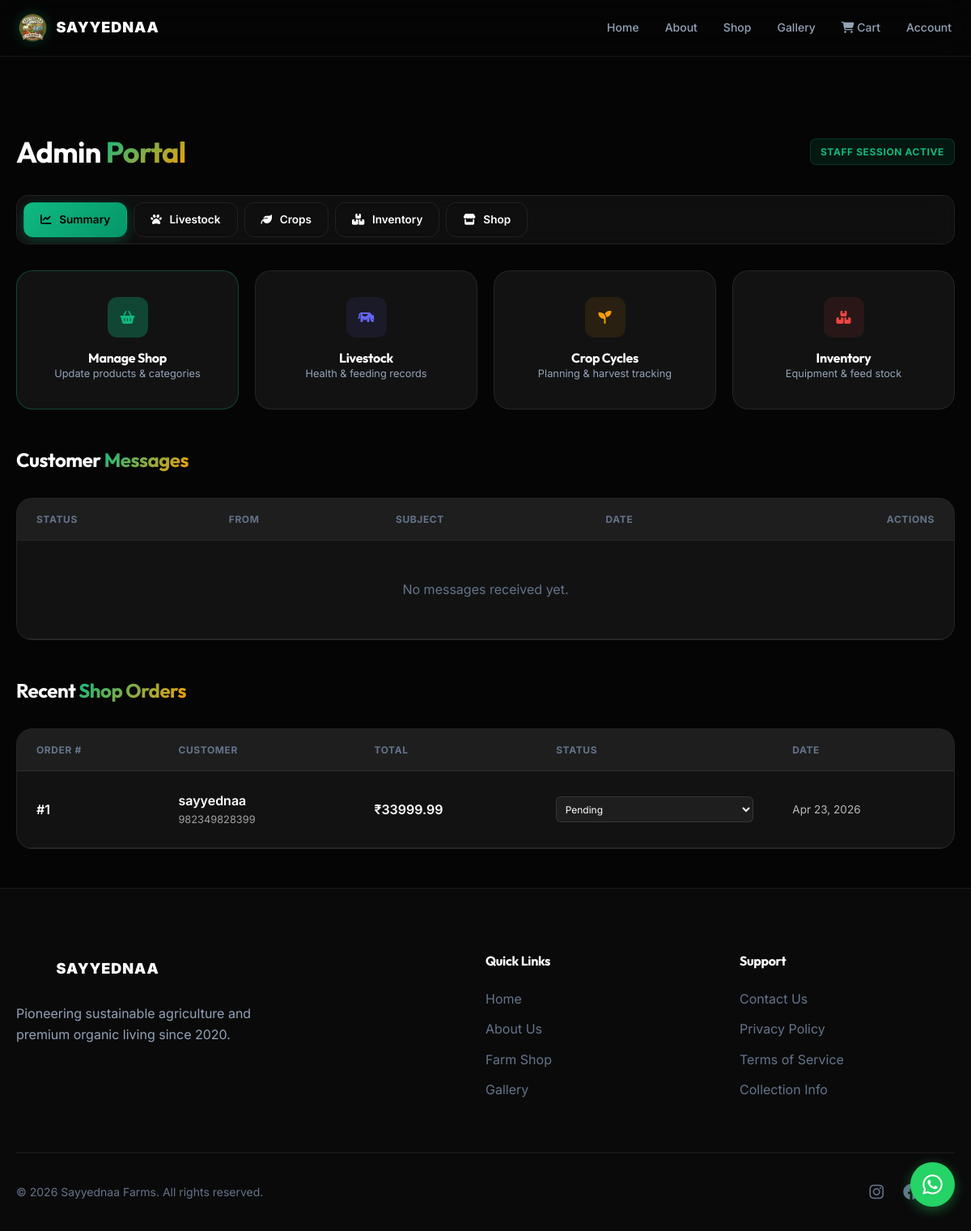
Page /dashboard/ (signed in) on the earlier database version.
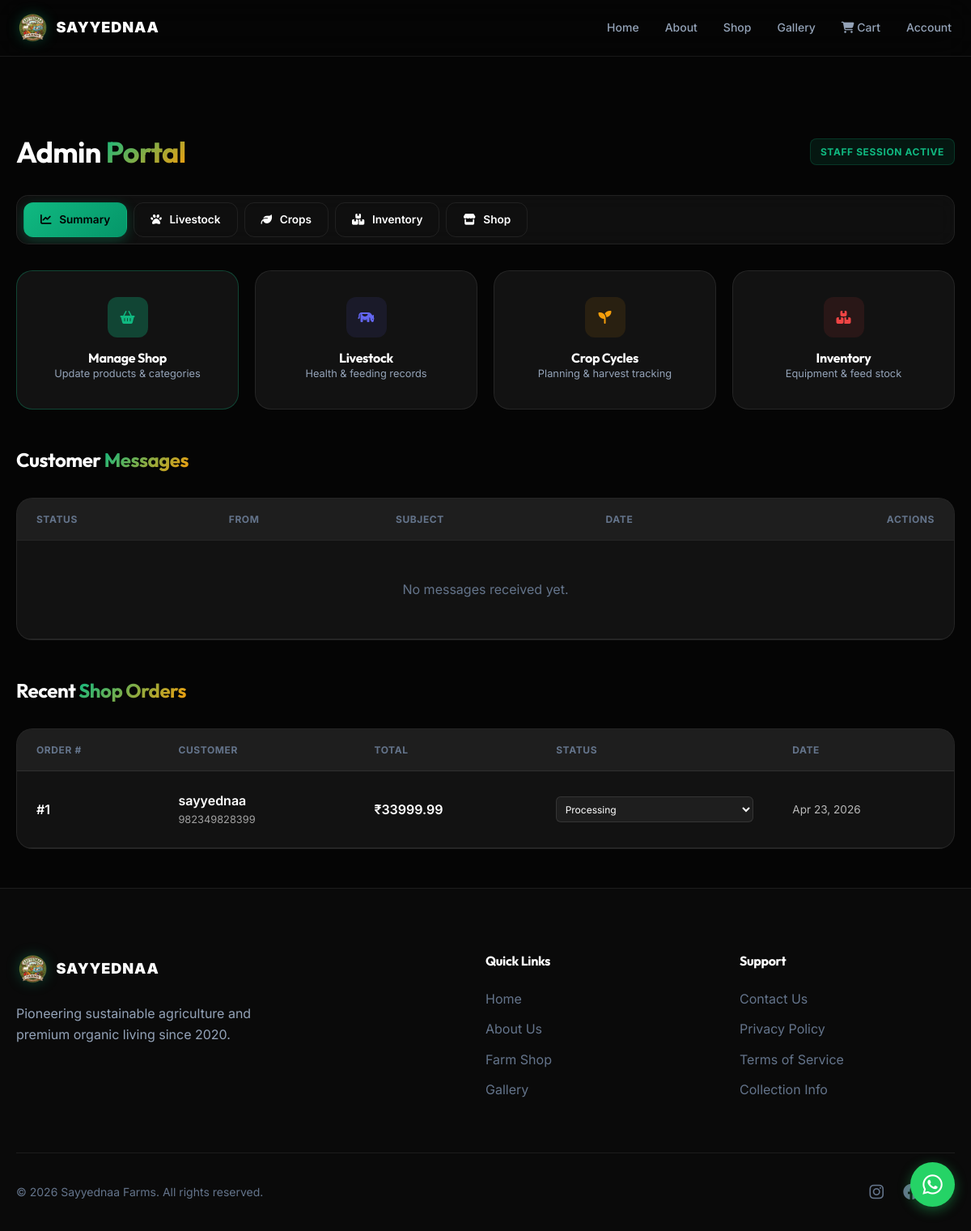
Same page on the later database version.
### shop/models.py (models this page shows, shortened)
class Order(models.Model):
    STATUS_CHOICES = [
        ('Pending', 'Pending'),
        ('Processing', 'Processing'),
        ('Shipped', 'Shipped'),
        ('Out for Delivery', 'Out for Delivery'),
        ('Delivered', 'Delivered'),
        ('Cancelled', 'Cancelled'),
    ]
    user = models.ForeignKey(User, on_delete=models.SET_NULL, null=True, blank=True, related_name='orders')
    customer_name = models.CharField(max_length=200)
    customer_email = models.EmailField()
    customer_phone = models.CharField(max_length=20)
    customer_address = models.TextField(blank=True)
    created_at = models.DateTimeField(auto_now_add=True)
    total_amount = models.DecimalField(max_digits=10, decimal_places=2)
    is_paid = models.BooleanField(default=False)
    status = models.CharField(max_length=20, choices=STATUS_CHOICES, default='Pending')
    tracking_number = models.CharField(max_length=100, blank=True)

### core/views.py (the view, shortened to what this page needs)
# urls.py: path('dashboard/', DashboardView.as_view(), name='dashboard'),
class DashboardView(LoginRequiredMixin, TemplateView):
    template_name = 'core/dashboard.html'
    login_url = 'core:login'
    def get_context_data(self, **kwargs):
        context = super().get_context_data(**kwargs)
        context['messages_list'] = ContactMessage.objects.all()
        context['orders_list'] = Order.objects.all().order_by('-created_at')
        return context

### shop/context_processors.py (called while the page is built)
def cart_count(request):
    count = 0
    if 'cart' in request.session:
        cart = request.session.get('cart', {})
        for qty in cart.values():
            count += qty
    return {'cart_count': count}

### templates/core/dashboard.html (shortened to what the changed rows need)
{% extends 'base_admin.html' %}
{% block admin_content %}
    <div class="section-header" style="text-align: left; margin-bottom: 2rem;">
        <h2 class="section-title" style="font-size: 1.5rem;">Customer <span class="text-gradient">Messages</span></h2>
    </div>
    <div class="card glass" style="padding: 0; overflow: hidden; margin-bottom: 2rem;">
        <table style="width: 100%; border-collapse: collapse;">
            <thead>
                <tr style="background: rgba(255,255,255,0.05); text-align: left;">
                    <th style="padding: 1rem 1.5rem;">Status</th>
                    <th style="padding: 1rem 1.5rem;">From</th>
                    <th style="padding: 1rem 1.5rem;">Subject</th>
                    <th style="padding: 1rem 1.5rem;">Date</th>
                    <th style="padding: 1rem 1.5rem; text-align: right;">Actions</th>
                </tr>
            </thead>
        </table>
    </div>
    <div class="section-header" style="text-align: left; margin: 3rem 0 2rem;">
        <h2 class="section-title" style="font-size: 1.5rem;">Recent <span class="text-gradient">Shop Orders</span></h2>
    </div>
    <div class="card glass" style="padding: 0; overflow: hidden; margin-bottom: 3rem;">
        <table style="width: 100%; border-collapse: collapse;">
            <thead>
                <tr style="background: rgba(255,255,255,0.05); text-align: left;">
                    <th style="padding: 1rem 1.5rem;">Order #</th>
                    <th style="padding: 1rem 1.5rem;">Customer</th>
                    <th style="padding: 1rem 1.5rem;">Total</th>
                    <th style="padding: 1rem 1.5rem;">Status</th>
                    <th style="padding: 1rem 1.5rem;">Date</th>
                </tr>
            </thead>
            <tbody>
                {% for order in orders_list %}
                <tr style="border-top: 1px solid rgba(255,255,255,0.05);">
                    <td style="padding: 1.5rem; font-weight: 600;">#{{ order.id }}</td>
                    <td style="padding: 1.5rem;">
                        <div style="font-weight: 600;">{{ order.customer_name }}</div>
                        <div style="font-size: 0.8rem; opacity: 0.6;">{{ order.customer_phone }}</div>
                    </td>
                    <td style="padding: 1.5rem; font-weight: 600;">₹{{ order.total_amount }}</td>
                    <td style="padding: 1.5rem;">
                        <form method="post" style="display: flex; gap: 0.5rem; align-items: center;">
                            <select name="status" onchange="this.form.submit()" style="padding: 0.4rem; font-size: 0.75rem; border-radius: 6px; background: rgba(255,255,255,0.05); color: #fff; border: 1px solid rgba(255,255,255,0.1);">
                                {% for code, name in order.STATUS_CHOICES %}
                                <option value="{{ code }}" {% if order.status == code %}selected{% endif %}>{{ name }}</option>
                                {% endfor %}
                            </select>
                        </form>
                    </td>
                    <td style="padding: 1.5rem; font-size: 0.85rem; opacity: 0.7;">{{ order.created_at|date:"M d, Y" }}</td>
                </tr>
                {% empty %}
                <tr>
                    <td colspan="5" style="padding: 3rem; text-align: center; color: var(--text-muted);">
                        No orders placed yet.
                    </td>
                </tr>
                {% endfor %}
            </tbody>
        </table>
    </div>
</div>
{% endblock %}

Differences in the rows shown:
changed Order "sayyednaa": status "Pending" → "Processing"
